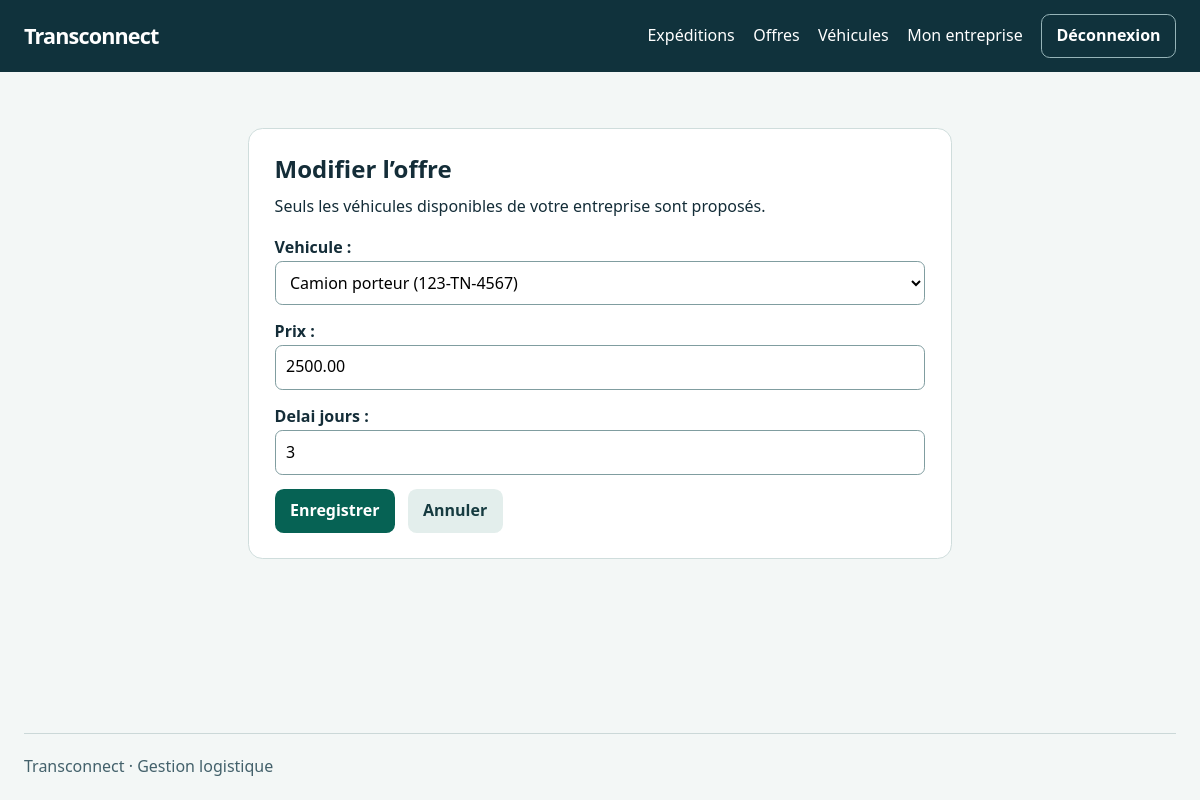
Page /offres/3/modifier/ (signed in) on the committed database.
### OffreApp/models.py (models this page shows, shortened)
class Offre(models.Model):
    STATUT_CHOICES = [
        ('proposee', 'Proposée'),
        ('acceptee', 'Acceptée'),
        ('refusee', 'Refusée'),
        ('retiree', 'Retirée'),
    ]
    prix = models.DecimalField(
        max_digits=10,
        decimal_places=2,
        validators=[
            MinValueValidator(
                Decimal('0.01'),
                "Le prix doit être strictement supérieur à 0."
            )
        ]
    )
    delai_jours = models.IntegerField(
        validators=[
            MinValueValidator(
                1,
                "Le délai doit être supérieur ou égal à 1 jour."
            )
        ]
    )
    statut = models.CharField(
        max_length=20,
        choices=STATUT_CHOICES,
        default='proposee'
    )
    date_proposition = models.DateField(auto_now_add=True)
    created_at = models.DateTimeField(auto_now_add=True, null=True, blank=True)
    updated_at = models.DateTimeField(auto_now=True, null=True, blank=True)
    expedition = models.ForeignKey(
        Expedition,
        on_delete=models.CASCADE,
        related_name='offres'
    )
    transporteur = models.ForeignKey(
        Entreprise,
        on_delete=models.CASCADE,
        related_name='offres'
    )
    vehicule = models.ForeignKey(
        Vehicule,
        on_delete=models.CASCADE,
        related_name='offres'
    )

### OffreApp/views.py (the view)
# urls.py: path("<int:pk>/modifier/", OffreUpdateView.as_view(), name="offre_update"),
class OffreUpdateView(EditableOffresMixin, OffreFormMixin, UpdateView):
    pass

### OffreApp/forms.py
class OffreForm(forms.ModelForm):
    class Meta:
        model = Offre
        fields = ('expedition', 'vehicule', 'prix', 'delai_jours')
        widgets = {
            'prix': forms.NumberInput(attrs={'min': '0.01', 'step': '0.01'}),
            'delai_jours': forms.NumberInput(attrs={'min': 1}),
        }
    def __init__(self, *args, company, **kwargs):
        super().__init__(*args, **kwargs)
        self.instance.transporteur = company
        if self.instance.pk:
            del self.fields['expedition']
        else:
            self.fields['expedition'].queryset = Expedition.objects.filter(statut='publiee').order_by('reference')
        self.fields['vehicule'].queryset = Vehicule.objects.filter(
            entreprise=company, disponible=True,
        ).order_by('immatriculation')

### OffreApp/views.py (called while the page is built)
    def get_queryset(self):
        offers = Offre.objects.select_related('expedition', 'transporteur', 'vehicule')
        if self.company.type_entreprise == 'chargeur':
            return offers.filter(expedition__entreprise=self.company)
        return offers.filter(transporteur=self.company)

    def get_queryset(self):
        return super().get_queryset().filter(statut='proposee', expedition__statut='publiee')

    def get_form_kwargs(self):
        return {**super().get_form_kwargs(), 'company': self.company}

### VehiculeApp/models.py (called while the page is built)
    def __str__(self):
        return f"{self.get_type_vehicule_display()} ({self.immatriculation})"

### config/access.py (called while the page is built)
def company_for(user):
    company = getattr(user, 'entreprise', None)
    if company and company.type_entreprise == user.role:
        return company
    return None

    def dispatch(self, request, *args, **kwargs):
        if not request.user.is_authenticated:
            return self.handle_no_permission()
        if request.user.role not in self.roles:
            raise PermissionDenied
        self.company = company_for(request.user)
        if self.require_company and not self.company:
            if request.method in ('GET', 'HEAD') and not hasattr(request.user, 'entreprise'):
                return redirect('entreprise_create')
            raise PermissionDenied
        return super().dispatch(request, *args, **kwargs)

### templates/offre/form.html (shortened to what this page needs)
{% extends 'base.html' %}
{% block content %}
<section class="panel narrow">
    <h1>{% if object %}Modifier l’offre{% else %}Proposer une offre{% endif %}</h1>
    <p>Seuls les véhicules disponibles de votre entreprise sont proposés.</p>
    {% url 'offre_list' as cancel_url %}
    {% include 'includes/form.html' %}
</section>
{% endblock %}

### templates/includes/form.html (shortened to what this page needs)
<form method="post">
    <div class="fields">{{ form.as_div }}</div>
    <div class="actions">
        <button class="button" type="submit">{{ submit_label|default:'Enregistrer' }}</button>
        {% if cancel_url %}<a class="button secondary" href="{{ cancel_url }}">Annuler</a>{% endif %}
    </div>
</form>

### EntrepriseApp/static/logistique/site.css (style rules this page uses)
:root { color-scheme: light; font: 100% / 1.6 system-ui, sans-serif; color: #142d38; background: #f3f7f6; }
* { box-sizing: border-box; }
body { margin: 0; min-height: 100vh; display: flex; flex-direction: column; }
.navigation, .nav-links, .page-head, .row, .actions { display: flex; flex-wrap: wrap; align-items: center; gap: .8rem; }
h1, h2 { line-height: 1.2; margin: 0 0 .65rem; }
p { margin: .55rem 0 1rem; }
a { color: #075a4e; }
.button { display: inline-flex; align-items: center; justify-content: center; padding: .5rem .9rem; border: 1px solid transparent; border-radius: .55rem; background: #066254; color: white; text-decoration: none; cursor: pointer; font: inherit; font-weight: 650; }
.button.secondary { background: #e3eeec; color: #163b40; }
.panel, .row { background: white; border: 1px solid #cfdddc; border-radius: .9rem; padding: clamp(1rem, 3vw, 1.6rem); }
.panel.narrow { max-width: 44rem; margin-inline: auto; }
.fields > div { margin-bottom: .9rem; }
.fields label { display: block; font-weight: 650; }
.fields input:not([type=checkbox]), .fields select, .fields textarea { width: 100%; padding: .55rem .65rem; font: inherit; border: 1px solid #809da0; border-radius: .45rem; background: white; }

### rows in the picture
Offre: vehicule "Camion porteur (123-TN-4567)", prix "2500.00", delai_jours "3"

### other values in the picture
{{ submit_label|default:'Enregistrer' }} "Enregistrer"
